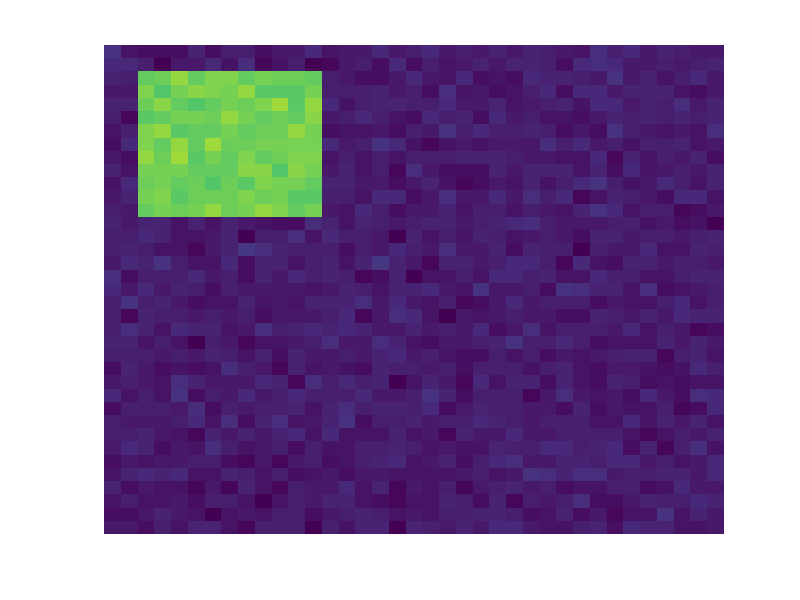
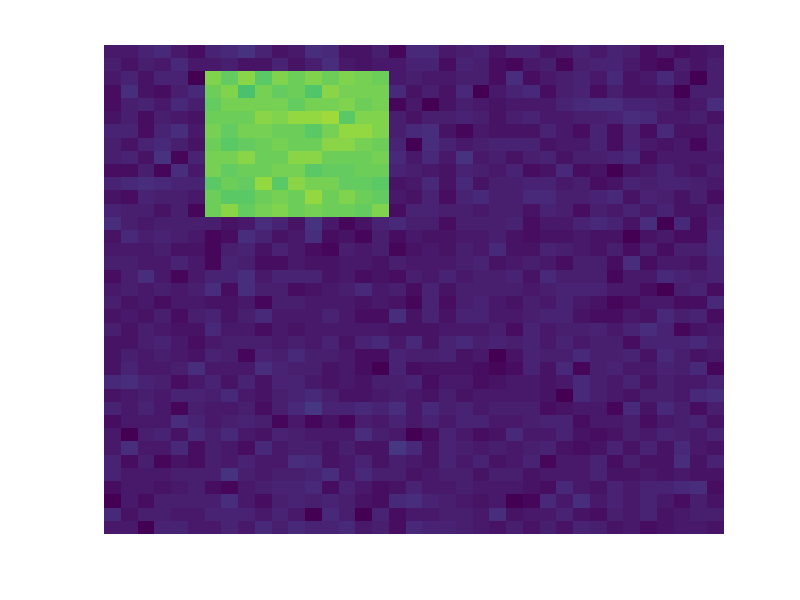
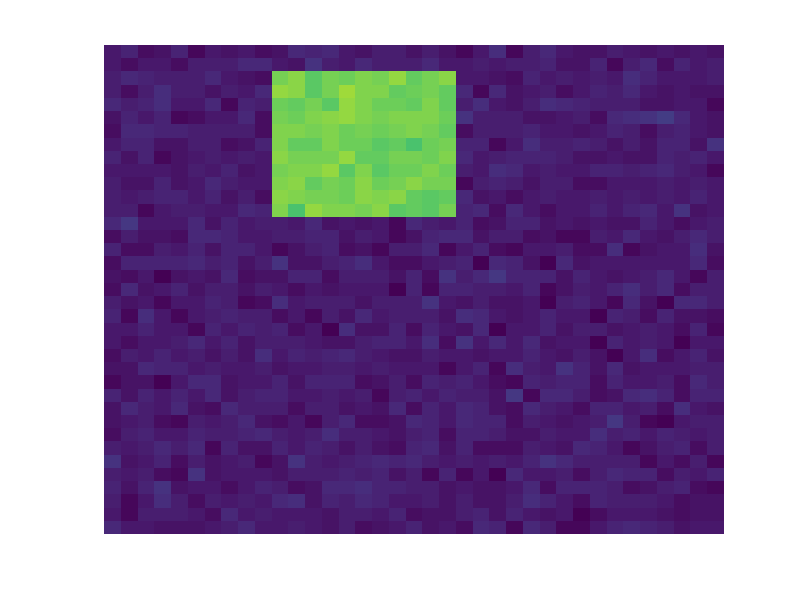
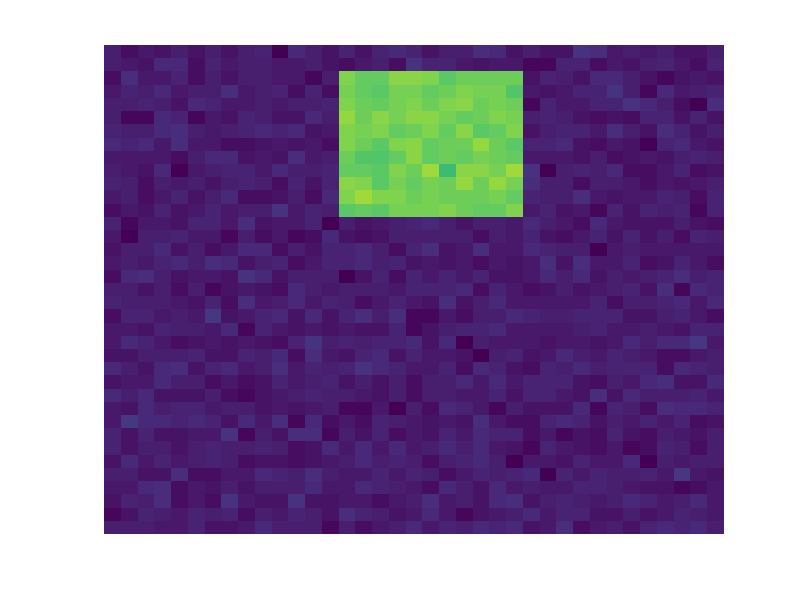

The MATLAB script that drew these images, in order:
bs = 37;
ori = 20*ones(bs, bs);
r1 = 2;
r2 = 3;
r3 = 7;

r4 = 5;
r5 = 11;

t1 = 50;
t2 = 200;
t3 = 250;
vnoise = sqrt(50);
lab = [];
sbjFea = [];
sbjFea_clean = [];
stride = 4;
stride2 = 3;

k = 0;
for c1 = r4+3:stride:bs-r4-3
    for c2 = r4+3:stride:bs-r4-3
        k = k+1;
        ori_tem = ori;
        ori_tem(c1-r4:c1+r4, c2-r4:c2+r4) = t2;
        lab = [lab;1];
        sbjFea_clean = [sbjFea_clean; ori_tem(:)'];
        ori_tem = ori_tem + vnoise * randn(size(ori_tem));
        imfea = imresize(ori_tem,0.5);
        sbjFea = [sbjFea; imfea(:)'];
        imagesc(ori_tem./255);axis off; caxis([0,1])
        saveas(gcf,['gendata\' num2str(r4) '_' num2str(k) '.png']);
    end
end

k = 0;
for c1 = r3+stride2:stride2:bs-r3-stride2
    for c2 = r3+stride2:stride2:bs-r3-stride2
        k = k+1;
        ori_tem = ori;
        [xx,yy] = ndgrid((1:bs)-c1,(1:bs)-c2);
        mask = uint8((xx.^2 + yy.^2)<r3^2);
        ori_tem(mask==1) = t2;
        lab = [lab;2];
        sbjFea_clean = [sbjFea_clean; ori_tem(:)'];
        ori_tem = ori_tem + vnoise * randn(size(ori_tem));
        imfea = imresize(ori_tem,0.5);
        sbjFea = [sbjFea; imfea(:)'];
        
        imagesc(ori_tem./255);axis off; caxis([0,1])
        saveas(gcf,['gendata\' num2str(r3) '_' num2str(k) '.png']);
    end
end


%%
k = 0;
for c1 = r2+stride:stride:bs-r2-stride
    for c2 = r2+stride:stride:bs-r2-stride
        k = k+1;
        ori_tem = ori;
        ori_tem(c1-r2:c1+r2, c2-r2:c2+r2) = t2;
        lab = [lab;3];
        sbjFea_clean = [sbjFea_clean; ori_tem(:)'];
        ori_tem = ori_tem + vnoise * randn(size(ori_tem));
        imfea = imresize(ori_tem,0.5);
        sbjFea = [sbjFea; imfea(:)'];
        imagesc(ori_tem./255);axis off; caxis([0,1])
        saveas(gcf,['gendata\' num2str(r2) '_' num2str(k) '.png']);
    end
end

k = 0;
stride2 = 2;
for c1 = r5+stride2:stride2:bs-r5-stride2
    for c2 = r5+stride2:stride2:bs-r5-stride2
        k = k+1;
        ori_tem = ori;
        [xx,yy] = ndgrid((1:bs)-c1,(1:bs)-c2);
        mask = uint8((xx.^2 + yy.^2)<r5^2);
        ori_tem(mask==1) = t2;
        lab = [lab;4];
        sbjFea_clean = [sbjFea_clean; ori_tem(:)'];
        ori_tem = ori_tem + vnoise * randn(size(ori_tem));
        imfea = imresize(ori_tem,0.5);
        sbjFea = [sbjFea; imfea(:)'];
        
        imagesc(ori_tem./255);axis off; caxis([0,1])
        saveas(gcf,['gendata\' num2str(r5) '_' num2str(k) '.png']);
    end
end
%%

save('gendata\lab.mat','lab');
save('sbjFea.mat','sbjFea');
save('sbjFea_clean.mat','sbjFea_clean');